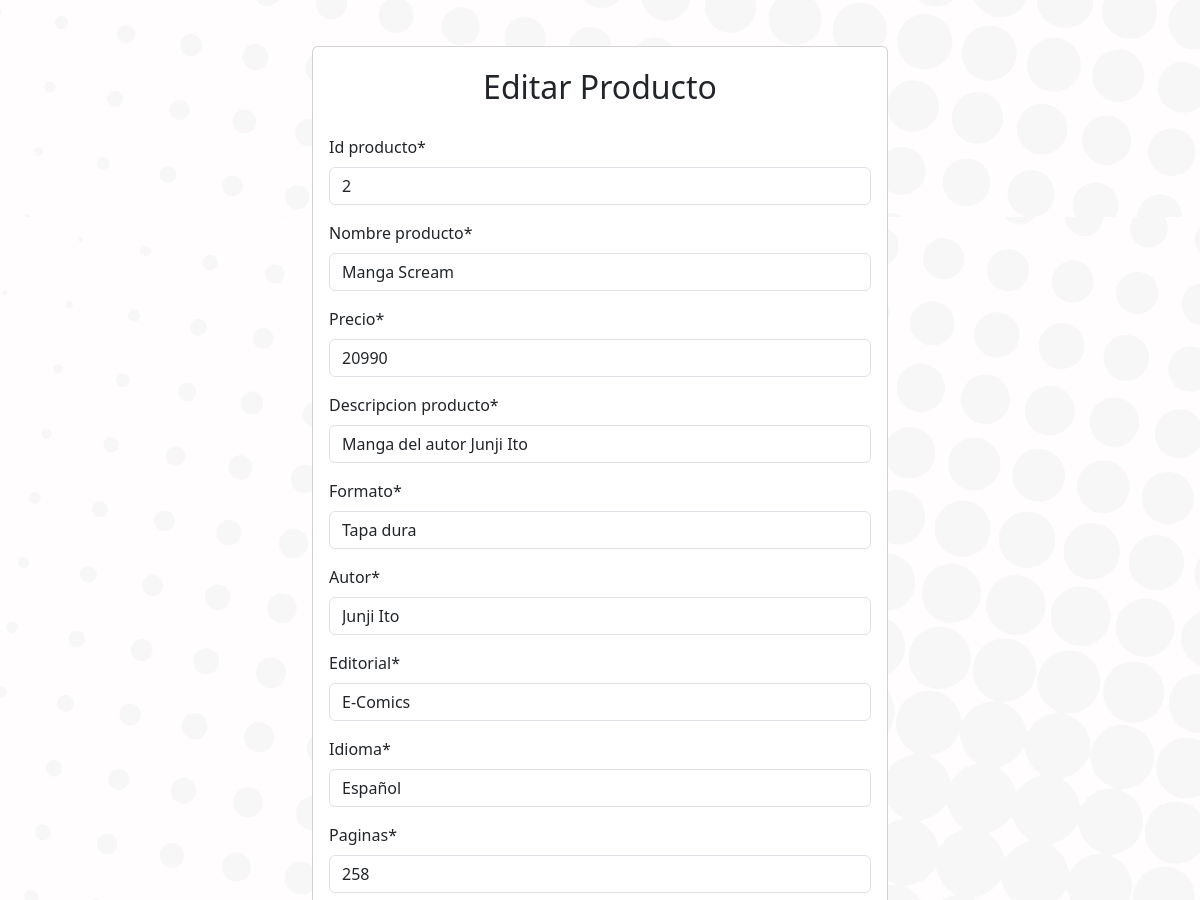
The page /tienda/modificar-producto/2 (middle part) on the database as committed earlier.
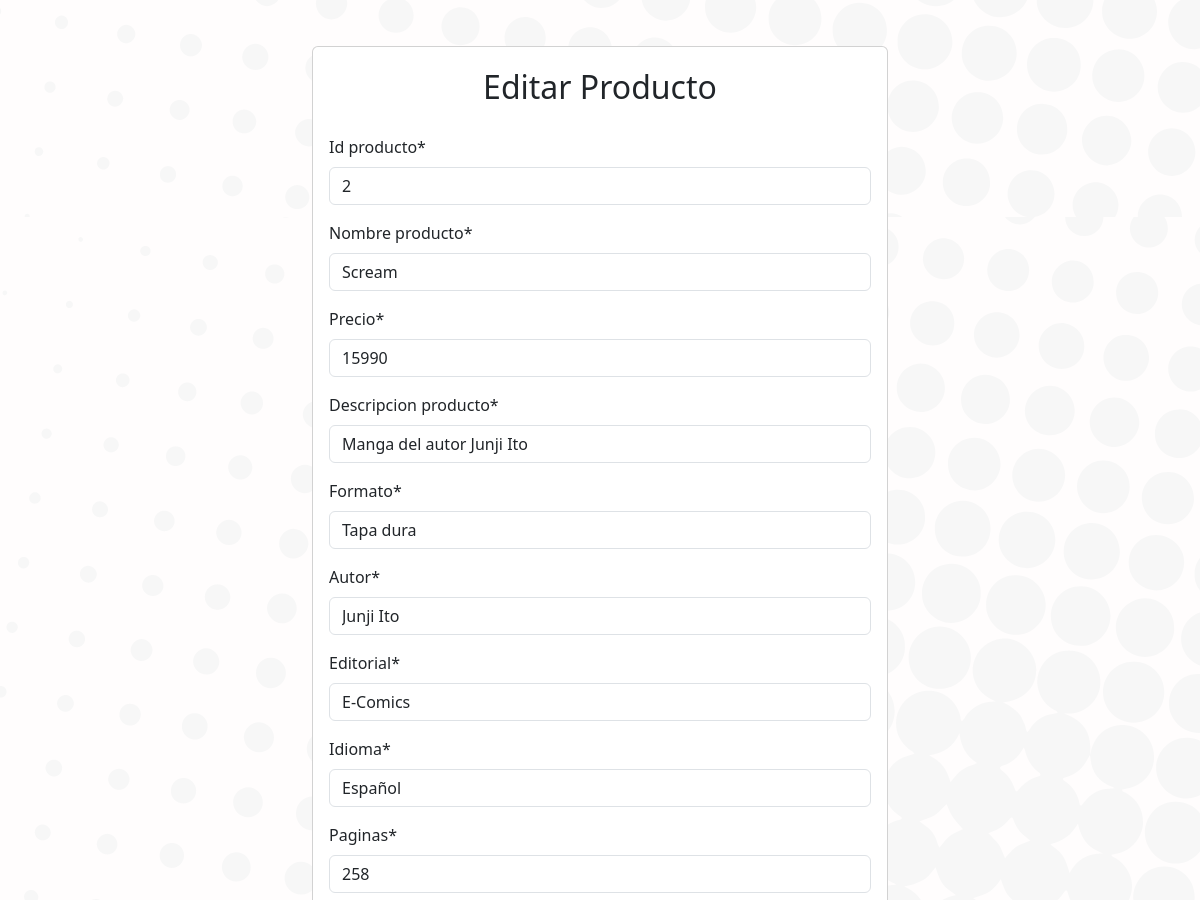
The same page on the database as committed later.
### tienda/models.py (models this page shows, shortened)
class Producto(models.Model):
    id_producto = models.CharField(primary_key=True, max_length=6)
    nombre_producto = models.CharField(max_length=200)
    precio = models.PositiveSmallIntegerField()
    descripcion_producto = models.CharField(max_length=200)
    formato = models.CharField(max_length=200)
    autor = models.CharField(max_length=100)
    editorial = models.CharField(max_length=80)
    idioma =  models.CharField(max_length=70)
    paginas = models.CharField(max_length=4)
    categoria = models.ForeignKey(Categoria, on_delete=models.PROTECT)
    sinopsis = models.CharField(max_length=400)
    tipo_producto = models.ForeignKey(TipoProducto,null=True, on_delete=models.PROTECT)
    imagen = models.ImageField(upload_to="tienda/", null=True, blank=True)

### tienda/views.py (the view, shortened to what this page needs)
# urls.py: path('modificar-producto/<str:pk>', views.modificarProducto, name='modificarProducto'),
def modificarProducto(request,pk):
    producto = get_object_or_404(Producto, id_producto = pk)
    data = {'form': ProductoForm(instance=producto)}
    return render(request,'tienda/producto/modificar.html', data)

### tienda/forms.py
class ProductoForm(forms.ModelForm):
    class Meta:
        model = Producto
        fields = '__all__'

### tienda/models.py (called while the page is built)
    def __str__(self):
        texto = "{0}"
        return texto.format(self.nombre_categoria)

    def __str__(self):
        texto = "{0}"
        return texto.format(self.nombre_tipo_producto)

### tienda/templates/tienda/producto/modificar.html (shortened to what this page needs)
{% extends 'tienda/base.html' %}
{% load static %}
{% block contenido_body %}
{% load crispy_forms_tags %}
{% load crispy_forms_filters %}
    <div class="row d-flex justify-content-center pt-5">
        <div class="col-12 col-md-6 ">
            <div class="card ">
                <div class="card-body">
                    <form action="" method="POST" enctype="multipart/form-data">
                        <div class="fs-2 mb-4 text-center">Editar Producto</div>
                        {{ form | crispy }}
                    </form>
                </div>
            </div>
        </div>
    </div>
{% endblock %}

Rows that differ between the two databases and show on the page:
changed Producto "Manga del autor Junji Ito": nombre_producto "Manga Scream" → "Scream"; precio "20990" → "15990"
